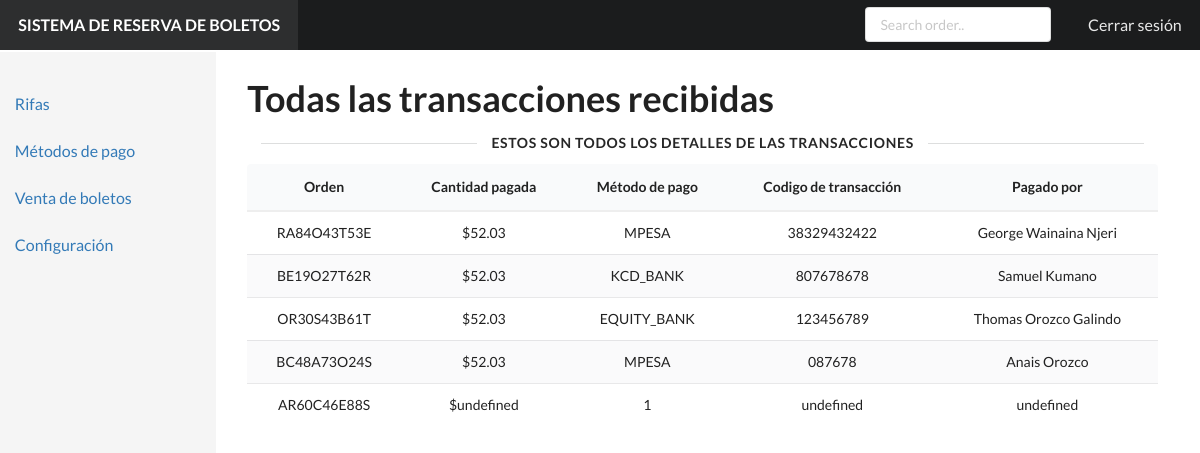
The page /admin/transactions.php (signed in) on the database its author committed.
### tables this page shows
CREATE TABLE `booking_details` (
  `order_ref` varchar(255) NOT NULL,
  `fullname` varchar(120) NOT NULL,
  `contact` varchar(40) DEFAULT NULL,
  `gender` varchar(40) DEFAULT NULL,
  `class_reserved` varchar(255) NOT NULL,
  `destination` varchar(180) NOT NULL,
  `seats_reserved` varchar(50) NOT NULL DEFAULT '1',
  `date_reserved` varchar(50) DEFAULT NULL,
  `transaction_id` varchar(190) NOT NULL,
  `account` varchar(130) NOT NULL,
  `amount` varchar(50) NOT NULL
);

### admin/transactions.php (the view, shortened to what this page needs)
<?php include 'partials/head.php' ?>
<body>
  <?php include 'partials/top.php' ?>
  <div class="ui grid">
    <div class="row">
      <?php include 'partials/menu.php' ?>
      <div class="column" id="content" style="display: none">
        <div class="ui grid">
          <div class="row">
            <h1 class="ui huge header">Todas las transacciones recibidas</h1>
          </div>
          <div class="ui horizontal divider"> Estos son todos los detalles de las transacciones</div>
          <div class="row">
            <table class="ui single line striped selectable center aligned  table">
              <thead><tr><th>Orden</th><th>Cantidad pagada</th><th>Método de pago</th><th>Codigo de transacción</th><th>Pagado por</th></tr></thead>
              <tbody>
                <?php
                require("../dbengine/dbconnect.php");
                if(isset($_GET['search'])) {
                  $search = $_GET['search'];
                  $data = mysqli_query($conn, "SELECT order_ref, fullname, amount, account, transaction_id FROM booking_details WHERE order_ref LIKE '%$search%' or transaction_id LIKE '%$search%' or account LIKE '%$search%' or fullname LIKE '%$search%'");
                } else {
                  $data = mysqli_query($conn, "SELECT order_ref, fullname, amount, account, transaction_id FROM booking_details");
                }
                if(($data) && (mysqli_num_rows($data) > 0)) {
                  while($row=mysqli_fetch_assoc($data)) {
                    echo("<tr><td>".$row['order_ref']."</td><td>"."$".$row['amount']."</td><td>".$row['account']."</td><td>".$row['transaction_id']."</td><td>".$row['fullname']."</td></tr>");
                  }
                } else {
                  echo "<tr><td colspan='5'>¡No se encontraron coincidencias de registros!</td></tr>";
                }
                ?>
              </tbody>
            </table>
          </div>
        </div>
      </div>
    </div>
  </div>
</body>
</html>

### admin/static/stylesheets/default.css (style rules this page uses)
body { -webkit-font-smoothing: antialiased; -moz-osx-font-smoothing: grayscale; text-rendering: optimizeLegibility; }

### admin/partials/head.php (style rules this page uses)
body { display: relative; }
#content { margin-left: 19%; width: 81%; margin-top: 3em; padding-left: 3em; float: left; }
#content > .ui.grid { padding-right: 4em; padding-bottom: 3em; }
#content h1 { font-size: 36px; }
#content .ui.divider:not(.hidden) { margin: 0; }
#content table.ui.table { border: none; }
#content table.ui.table thead th { border-bottom: 2px solid #eee !important; }

### rows shown on the page
booking_details: order_ref "RA84O43T53E", amount "52.03", account "MPESA", transaction "38329432422", fullname "George Wainaina Njeri"
booking_details: order_ref "BE19O27T62R", amount "52.03", account "KCD_BANK", transaction "807678678", fullname "Samuel Kumano"
booking_details: order_ref "OR30S43B61T", amount "52.03", account "EQUITY_BANK", transaction "123456789", fullname "Thomas Orozco Galindo"
booking_details: order_ref "BC48A73O24S", amount "52.03", account "MPESA", transaction "087678", fullname "Anais Orozco"
booking_details: order_ref "AR60C46E88S", amount "undefined", account "1", transaction "undefined", fullname "undefined"
